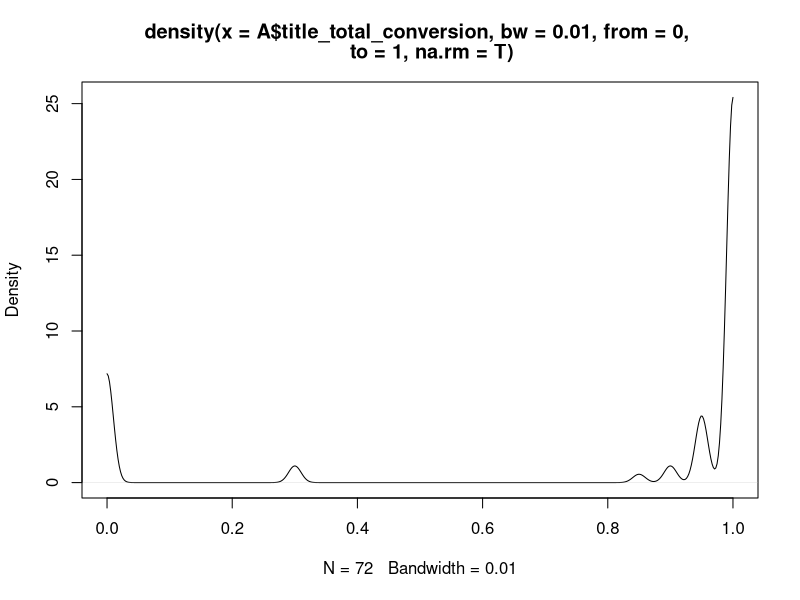
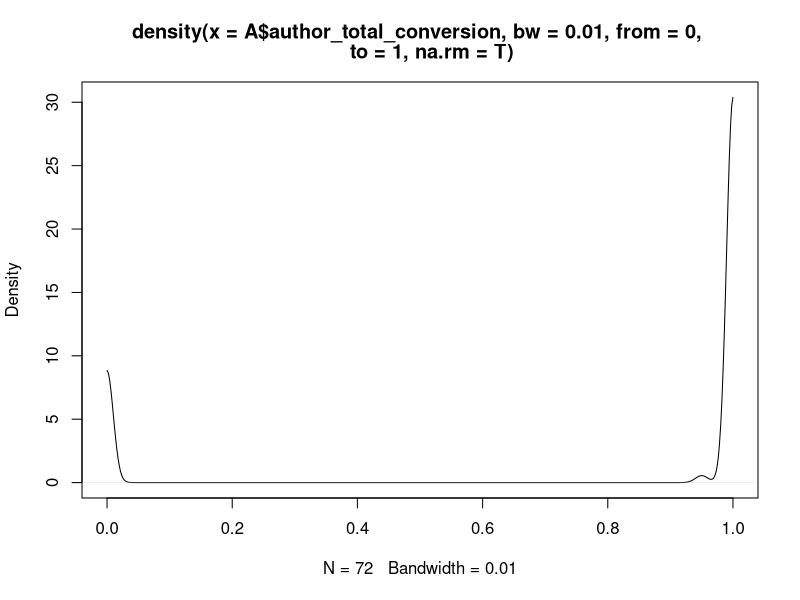
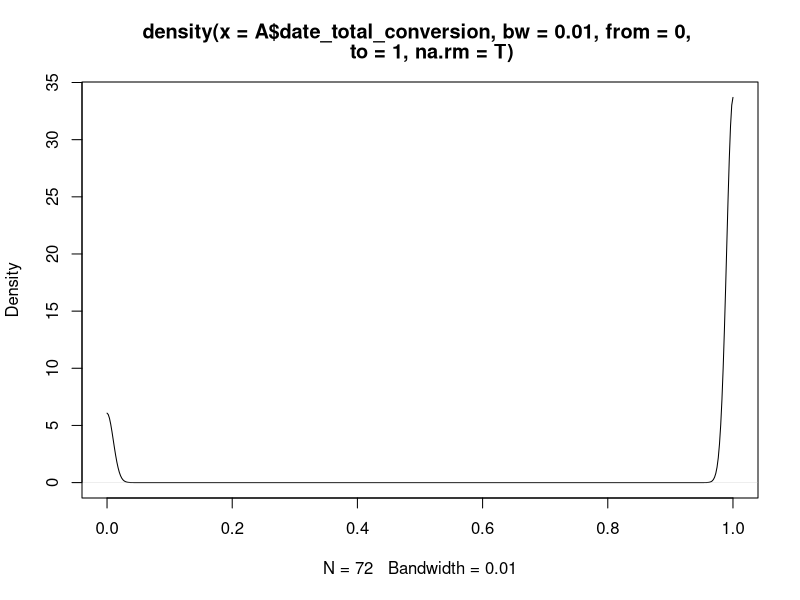
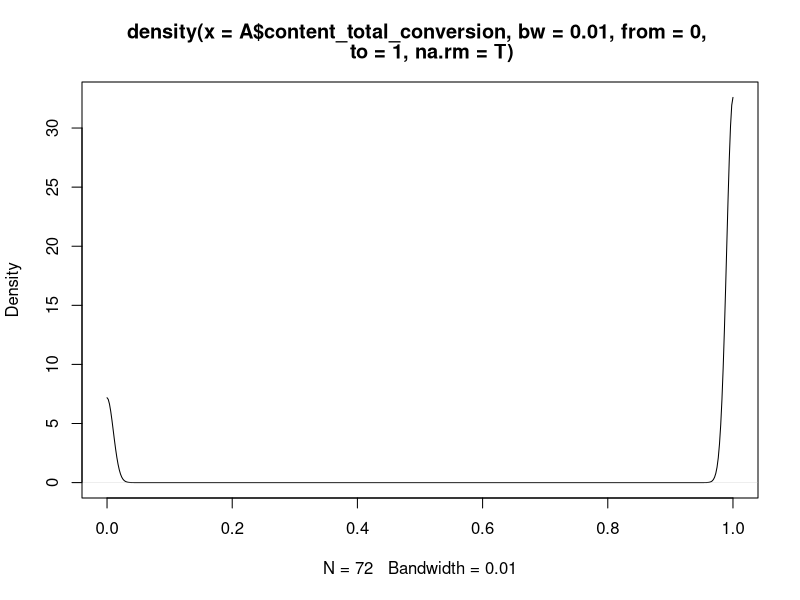
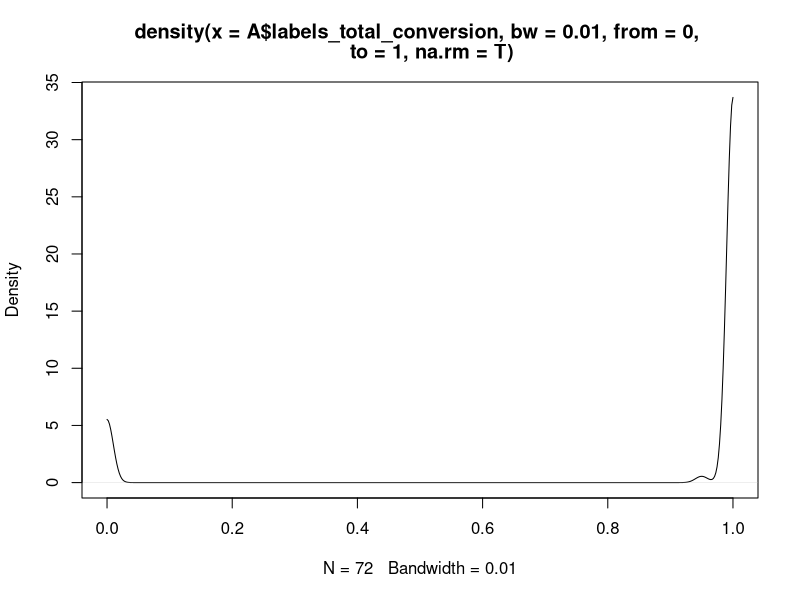
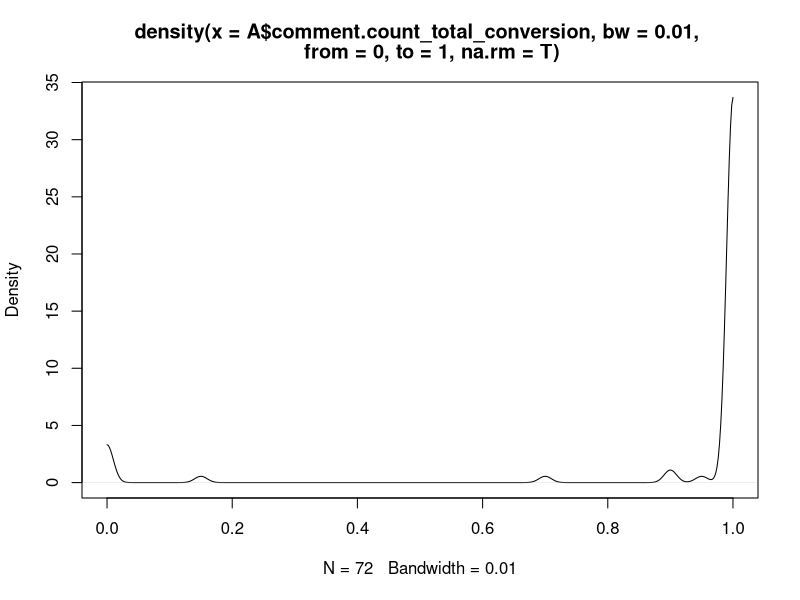

The R script that drew these images, in order: (Note: this script raises an error after producing the figures.)
    setwd("~/Dropbox/projects/active/blog_parsers/")
    A <- read.csv("results/check_BlogspotParserA.csv")

    names(A)
    dim(A)

#How many blogs failed to load *any* posts?
    table( A$post_count > 0 )

#hist(A$title_fields/A$post_count)

#Calculate conversion rates from posts > fields > cleaners
    A$title_field_conversion <- A$title_fields/pmin(20,A$post_count,na.rm=T)
    A$author_field_conversion <- A$author_fields/pmin(20,A$post_count,na.rm=T)
    A$date_field_conversion <- A$date_fields/pmin(20,A$post_count,na.rm=T)
    A$content_field_conversion <- A$content_fields/pmin(20,A$post_count,na.rm=T)
    A$labels_field_conversion <- A$labels_fields/pmin(20,A$post_count,na.rm=T)
    A$comment.count_field_conversion <- A$comment.count_fields/pmin(20,A$post_count,na.rm=T)
    
    A$title_cleaner_conversion <- A$title_cleaners/A$title_fields
    A$author_cleaner_conversion <- A$author_cleaners/A$author_fields
    A$date_cleaner_conversion <- A$date_cleaners/A$date_fields
    A$content_cleaner_conversion <- A$content_cleaners/A$content_fields
    A$labels_cleaner_conversion <- A$labels_cleaners/A$labels_fields
    A$comment.count_cleaner_conversion <- A$comment.count_cleaners/A$comment.count_fields

    A$title_total_conversion <- A$title_cleaners/pmin(20,A$post_count,na.rm=T)
    A$author_total_conversion <- A$author_cleaners/pmin(20,A$post_count,na.rm=T)
    A$date_total_conversion <- A$date_cleaners/pmin(20,A$post_count,na.rm=T)
    A$content_total_conversion <- A$content_cleaners/pmin(20,A$post_count,na.rm=T)
    A$labels_total_conversion <- A$labels_cleaners/pmin(20,A$post_count,na.rm=T)
    A$comment.count_total_conversion <- A$comment.count_cleaners/pmin(20,A$post_count,na.rm=T)

pdf( "results/conversion_BlogSpotParserA.pdf" )

#Check distributions of total rates -- do we have much partial conversion?
    plot( density(A$title_total_conversion, .01, from=0, to=1, na.rm=T) )
    plot( density(A$author_total_conversion, .01, from=0, to=1, na.rm=T) )
    plot( density(A$date_total_conversion, .01, from=0, to=1, na.rm=T) )
    plot( density(A$content_total_conversion, .01, from=0, to=1, na.rm=T) )
    plot( density(A$labels_total_conversion, .01, from=0, to=1, na.rm=T) )
    plot( density(A$comment.count_total_conversion, .01, from=0, to=1, na.rm=T) )

#Show proportions of perfect conversion at each stage
    M <- cbind(
      colMeans( A[,grep("field_conversion", names(A))]==1, na.rm=T ),
      colMeans( A[,grep("cleaner_conversion", names(A))]==1, na.rm=T ),
      colMeans( A[,grep("total_conversion", names(A))]==1, na.rm=T )
    )

    rownames(M) <- c("title","author","date","content","labels")
    colnames(M) <- c("field","cleaner","total")

    dotchart(t(M), pch=c(19,17,15))
    #Looks like we're losing blogs on the fields phase -- most cleaners seem to work okay.

#Check correlations between conversion on different fields
    B <- A[,grep("total_conversion", names(A))]
    cor(B, use="pairwise.complete")
    #They seem to be highly correlated.

#Check numbers of blogs with perfect conversion in each category
    #5 means all five fields had perfect conversion
    #4 means 4 of 5 fields     "  "
    #...
    table(rowSums(B==1))
    #42 out of 72
    
    #90% conversion?
    table(rowSums(B>.9))
    #Not zero, but not many, either.
    #50 out of 72
    
    dim(B)
    dim(A)
    A$blog[rowSums(B==1, na.rm=T)==4]

dev.off()
head(A)